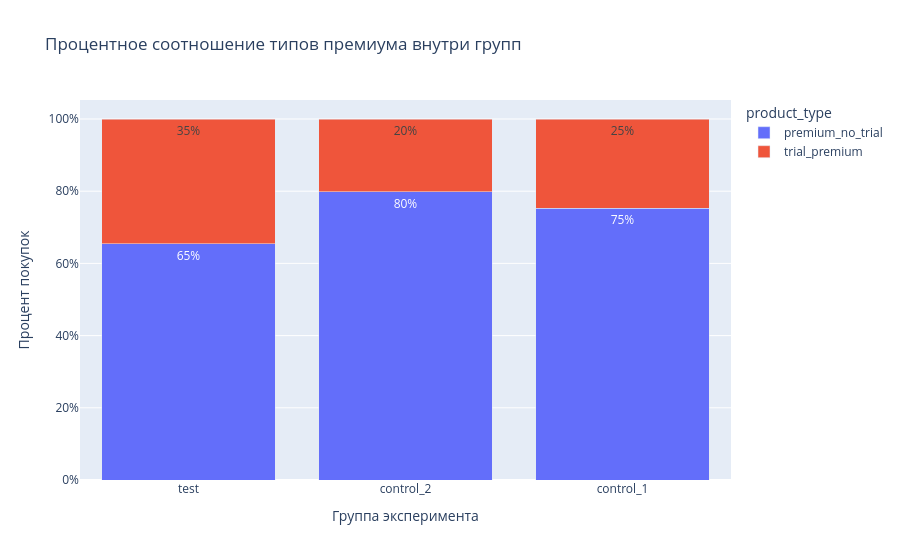

Notebook cell for this chart:
### Markdown cell above
Визуализируем табличное представление для более наглядной репрезентации пропорций

### Code cell
# процентное соотношение типов премиума внутри групп
fig = px.bar(
    proportion_premium,
    x='group',
    y='proportion',
    color='product_type',
    barmode='stack',
    text_auto=True,
    title='Процентное соотношение типов премиума внутри групп'
)

fig.update_layout(
    yaxis_title='Процент покупок',
    xaxis_title='Группа эксперимента',
    yaxis_tickformat='.0%'
)

fig.show()

### Figure 1 — Plotly figure (JSON) as saved in the notebook; plotly's stock layout.template omitted (floating-point values rounded to 4 significant figures)
{"data": [{"alignmentgroup": "True", "hovertemplate": "product_type=premium_no_trial<br>group=%{x}<br>proportion=%{y}<extra></extra>", "legendgroup": "premium_no_trial", "marker": {"color": "#636efa", "pattern": {"shape": ""}}, "name": "premium_no_trial", "offsetgroup": "premium_no_trial", "orientation": "v", "showlegend": true, "textposition": "auto", "texttemplate": "%{y}", "type": "bar", "x": ["test", "control_2", "control_1"], "xaxis": "x", "y": [0.6538, 0.7981, 0.7524], "yaxis": "y"}, {"alignmentgroup": "True", "hovertemplate": "product_type=trial_premium<br>group=%{x}<br>proportion=%{y}<extra></extra>", "legendgroup": "trial_premium", "marker": {"color": "#EF553B", "pattern": {"shape": ""}}, "name": "trial_premium", "offsetgroup": "trial_premium", "orientation": "v", "showlegend": true, "textposition": "auto", "texttemplate": "%{y}", "type": "bar", "x": ["test", "control_2", "control_1"], "xaxis": "x", "y": [0.3462, 0.2019, 0.2476], "yaxis": "y"}], "layout": {"barmode": "stack", "legend": {"title": {"text": "product_type"}, "tracegroupgap": 0}, "title": {"text": "Процентное соотношение типов премиума внутри групп"}, "xaxis": {"anchor": "y", "domain": [0, 1], "title": {"text": "Группа эксперимента"}}, "yaxis": {"anchor": "x", "domain": [0, 1], "tickformat": ".0%", "title": {"text": "Процент покупок"}}}}
